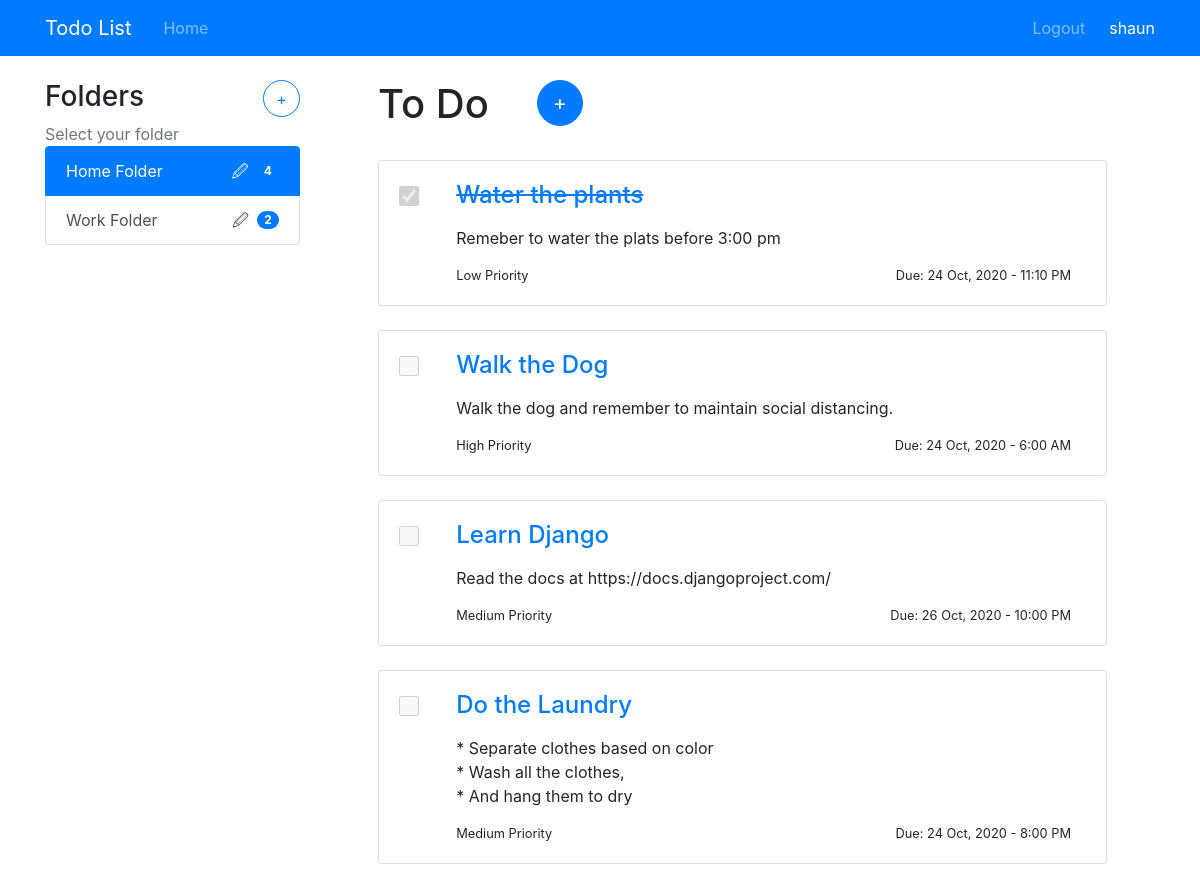
The page /1/ (signed in) on the database as committed earlier.
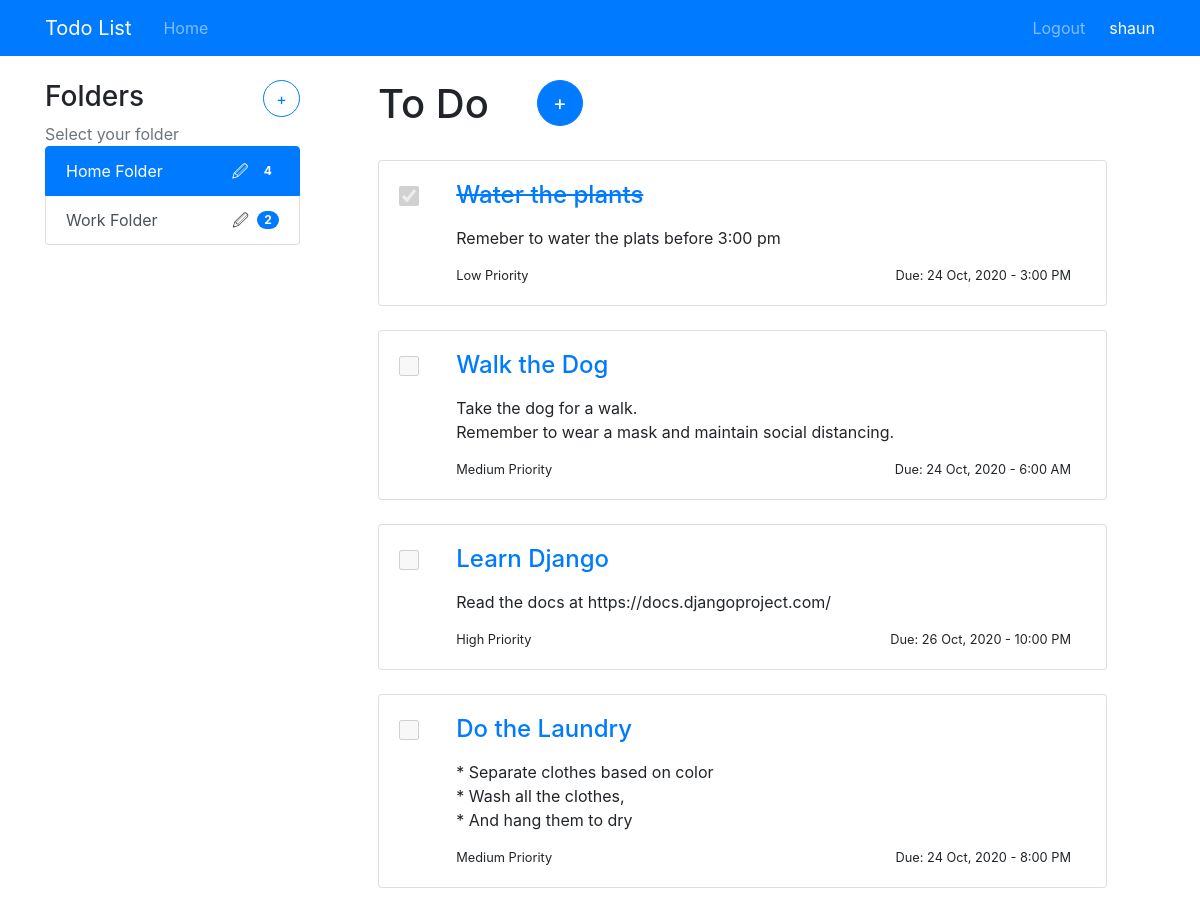
The same page on the database as committed later.
### todo/models.py (models this page shows, shortened)
class Entry(models.Model):
    name = models.CharField(max_length=200)
    description = models.TextField()
    date_created = models.DateTimeField(default=timezone.now)
    due_date = models.DateTimeField()
    priority = models.PositiveIntegerField(default=1, choices=PRIORITY_CHOICES)
    completed = models.BooleanField(default=False)
    folder = models.ForeignKey(Folder, on_delete=models.CASCADE)

### todo/views.py (the view)
# urls.py: path('<int:folder_id>/', views.folder, name='folder'),
@login_required
def folder(request, folder_id):
    try:
        folder = Folder.objects.get(pk=folder_id)
        if folder.user != request.user:
            return home(request)
    except Folder.DoesNotExist:
        return home(request)
    context = {
        "folders": request.user.folder_set.all(),
        "current_folder": folder
    }
    return render(request, "todo/home.html", context)

### todo/models.py (called while the page is built)
    def no_of_entries(self):
        return self.entry_set.count()

### todo/templates/todo/home.html
{% extends "todo/base.html" %}
{% block content %}
    <div class="row">
        <div class="col-md-3">
            <div class="content-section">
                <div class="row">
                    <div class="col-12 d-flex">
                        <h3>Folders</h3>
                        <a class="btn btn-outline-primary rounded-circle ml-auto" href="{% url 'todo:create_folder' %}" style="width: 37px; height: 37px">
                            <span style="font-size:1rem;"> + </span>
                        </a>
                    </div>
                </div>
                <div class='text-muted '>Select your folder
                </div>
                <div class="list-group ">
                    {% for folder in folders %}
                        <span
                        class="list-group-item list-group-item-action d-flex align-items-center {% if folder == current_folder %}active{% endif %}">
                            <a href="{% url 'todo:folder' folder.id %}" {% if folder == current_folder %}style="color:#fff;"{% else %}style="color:#495057;"{% endif %}>
                                {{ folder.name }}
                            </a>
                            <a class="ml-auto mr-2" href="{% url 'todo:update_folder' folder.id %}" {% if folder == current_folder %}style="color:#fff;"{% else %}style="color:#495057;"{% endif %}> 🖉 </a>
                            <span class="badge badge-primary badge-pill">{{ folder.no_of_entries }}</span>
                        </span>
                    {% endfor %}
                </div>
            </div>
        </div>
        <div class="col-md-9">
            <div class="row">
                <div class="col-12 d-flex ml-5 mb-4">
                    <h1>To Do</h1>
                    <a class="btn btn-primary rounded-circle ml-5" href="{% url 'todo:new_entry' %}" style="width: 46px; height: 46px">
                        <span style="font-size:1.3rem;"> + </span>
                    </a>
                </div>
            </div>
            {% for entry in current_folder.entry_set.all %}
            <div class="card mx-5 mb-4">
                <div class="card-body">
                    <div class="container">
                        <div class="row">
                            <div class="col-1 form-check">
                                <input class="form-check-input position-static" style="width: 20px; height: 20px;" type="checkbox"
                                {% if entry.completed %} checked="checked" {% endif %} disabled >
                            </div>
                            <div class="col pl-0">
                                <h4 class="card-title"><a href="{% url 'todo:update_entry' entry.id %}">
                                    {% if entry.completed %} <del> {% endif %}
                                        {{ entry.name }}
                                    {% if entry.completed %} </del> {% endif %}
                                </a></h4>
                                <p class="card-text">{{ entry.description|linebreaks }}</p>
                                <small class="card-text float-left">{{ entry.get_priority_display }}</small>
                                <small class="card-text float-right">Due: {{ entry.due_date|date:"d M, Y - g:i A" }}</small>
                            </div>
                        </div>
                    </div>
                </div>
            </div>
            {% endfor %}
        </div>
    </div>
{% endblock content %}

Rows that differ between the two databases and show on the page:
changed Entry "Water the plants": due_date "24 Oct, 2020 - 11:10 PM" → "24 Oct, 2020 - 3:00 PM"
changed Entry "Walk the Dog": description "Walk the dog and remember to maintain social distancing." → "Take the dog for a walk. Remember to wear a mask and maintain social distancing."; priority "High Priority" → "Medium Priority"
changed Entry "Learn Django": priority "Medium Priority" → "High Priority"
